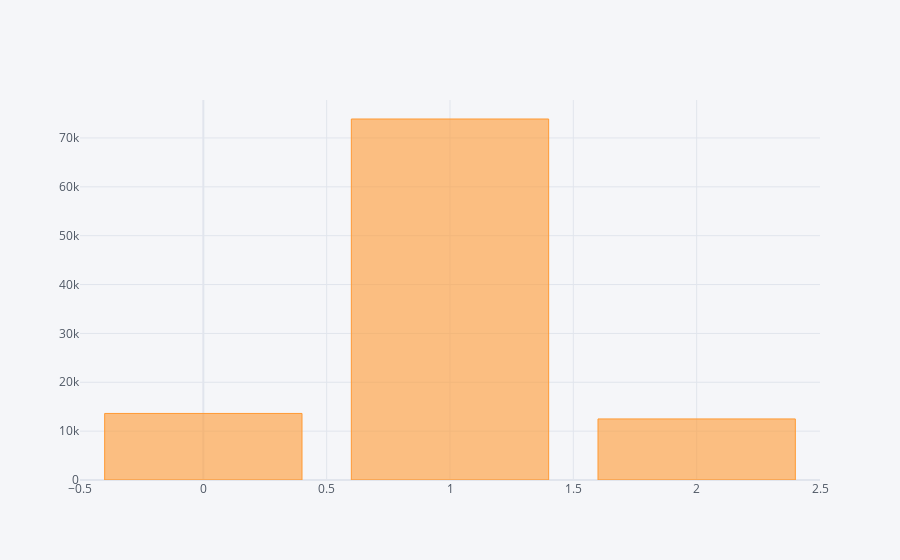

Write notebook code for a chart like this one.
### Code cell
data["strength"].value_counts().iplot(kind="bar")
# data["strength"].iplot(kind="histogram")

### Figure 1 — Plotly figure (JSON) as saved in the notebook; plotly's stock layout.template omitted (floating-point values rounded to 4 significant figures)
{"data": [{"marker": {"color": "rgba(255, 153, 51, 0.6)", "line": {"color": "rgba(255, 153, 51, 1.0)", "width": 1}}, "name": "count", "orientation": "v", "text": "", "type": "bar", "x": [1, 0, 2], "y": [73883, 13622, 12495]}], "layout": {"legend": {"bgcolor": "#F5F6F9", "font": {"color": "#4D5663"}}, "paper_bgcolor": "#F5F6F9", "plot_bgcolor": "#F5F6F9", "title": {"font": {"color": "#4D5663"}}, "xaxis": {"gridcolor": "#E1E5ED", "showgrid": true, "tickfont": {"color": "#4D5663"}, "title": {"font": {"color": "#4D5663"}, "text": ""}, "zerolinecolor": "#E1E5ED"}, "yaxis": {"gridcolor": "#E1E5ED", "showgrid": true, "tickfont": {"color": "#4D5663"}, "title": {"font": {"color": "#4D5663"}, "text": ""}, "zerolinecolor": "#E1E5ED"}}}
